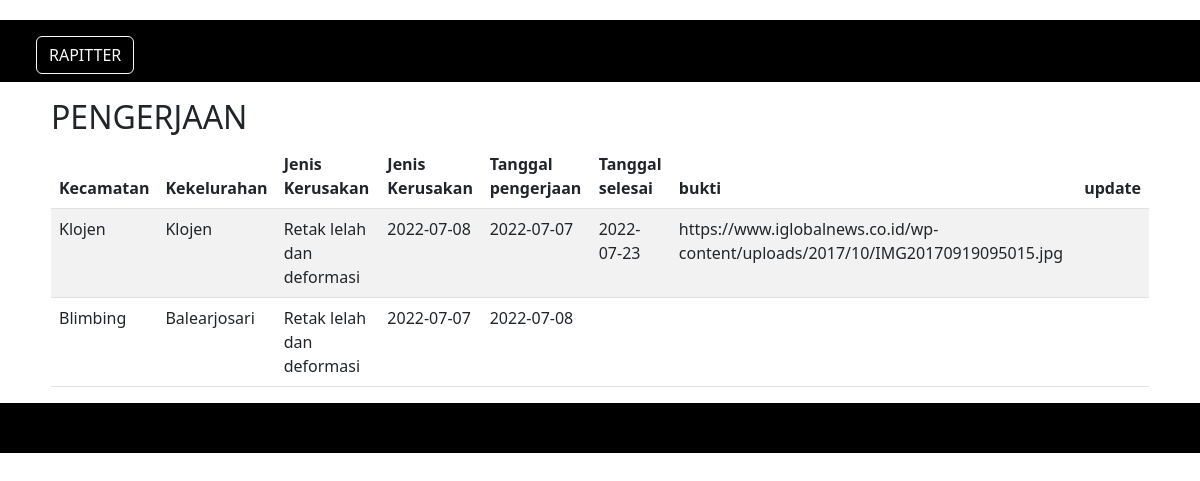
Screenshot of /teknisipage/teknisi.php (signed in) with the database file from the repository.
### tables this page shows
CREATE TABLE `penanganan_laporan` (
  `id_penanganan` int(11) NOT NULL,
  `id_teknisi` int(11) NOT NULL,
  `tanggal_pengerjaan` date NOT NULL,
  `tanggal_selesai` date DEFAULT NULL,
  `bukti_selesai` varchar(100) DEFAULT NULL
);

CREATE TABLE `lokasi` (
  `id_lokasi` int(11) NOT NULL,
  `nama_kecamatan` varchar(30) NOT NULL,
  `nama_kelurahan` varchar(30) NOT NULL,
  `alamat_detail` varchar(50) NOT NULL
);

CREATE TABLE `jenis_kerusakan` (
  `id_kerusakan` int(11) NOT NULL,
  `nama_kerusakan` varchar(30) NOT NULL,
  `penanganan` varchar(100) NOT NULL
);

CREATE TABLE `laporan_transaksi` (
  `id_laporan` int(11) NOT NULL,
  `id_user` int(11) NOT NULL,
  `id_lokasi` int(11) NOT NULL,
  `id_kerusakan` int(11) NOT NULL,
  `tanggal_laporan` date NOT NULL,
  `bukti_laporan` varchar(200) NOT NULL,
  `id_petugas` int(11) DEFAULT NULL
);

### teknisipage/teknisi.php (the view, shortened to what this page needs)
<?php
if (!isset($_SESSION['id'])) {
  header("Location: ../index.php");
} else {
  $id = $_SESSION['id'];
}
?>
<!DOCTYPE html>
<html lang="en">
<head>
  <link rel="stylesheet" href="../style.css">
  <link href="https://cdn.jsdelivr.net/npm/bootstrap@5.2.0-beta1/dist/css/bootstrap.min.css" rel="stylesheet">
  <link href="https://cdn.jsdelivr.net/npm/bootstrap@5.2.0-beta1/dist/css/bootstrap.min.css" rel="stylesheet">
</head>
<body>
  <?php
  include_once("../koneksi.php");
  if ($_SESSION['level'] == 'teknisi') {
    $laporanpetugas = mysqli_query($mysqli, "SELECT * FROM penanganan_laporan
                                          inner join laporan_transaksi on(laporan_transaksi.id_laporan = penanganan_laporan.id_penanganan)
                                          inner join lokasi on(laporan_transaksi.id_lokasi = lokasi.id_lokasi)
                                          inner join jenis_kerusakan on(jenis_kerusakan.id_kerusakan = laporan_transaksi.id_kerusakan)
                                          where id_teknisi='$id'");
  }
  else{
    $laporanpetugas = mysqli_query($mysqli, "SELECT * FROM penanganan_laporan
                                          inner join laporan_transaksi on(laporan_transaksi.id_laporan = penanganan_laporan.id_penanganan)
                                          inner join lokasi on(laporan_transaksi.id_lokasi = lokasi.id_lokasi)
                                          inner join jenis_kerusakan on(jenis_kerusakan.id_kerusakan = laporan_transaksi.id_kerusakan)");
  }
  ?>
  <header>
    <h2><a href="../index.php" class="btn btn-outline-light  mt-3 text-light">RAPITTER</a></h2>
  </header>
  <body>
    <div class="row d-flex justify-content-center mt-3">
      <div class="col-lg-11">
        <h2>PENGERJAAN</h2>
        <table width='100%' class="table table-striped table-hover tabel-validasi">
          <thead class="thead-dark">
            <tr>
              <th scope="col">Kecamatan</th>
              <th scope="col">Kekelurahan</th>
              <th scope="col">Jenis Kerusakan</th>
              <th scope="col">Jenis Kerusakan</th>
              <th scope="col">Tanggal pengerjaan</th>
              <th scope="col">Tanggal selesai</th>
              <th scope="col">bukti</th>
              <th scope="col">update</th>
            </tr>
          </thead>
          <?php
          while ($datapetugas = mysqli_fetch_array($laporanpetugas)) {
            echo "<tr >";
            echo "<td>" . $datapetugas['nama_kecamatan'] . "</td>";
            echo "<td>" . $datapetugas['nama_kelurahan'] . "</td>";
            echo "<td>" . $datapetugas['nama_kerusakan'] . "</td>";
            echo "<td>" . $datapetugas['tanggal_laporan'] . "</td>";
            echo "<td>" . $datapetugas['tanggal_pengerjaan'] . "</td>";
            echo "<td>" . $datapetugas['tanggal_selesai'] . "</td>";
            echo "<td>" . $datapetugas['bukti_selesai'] . "</td>";
            echo "<td>";
            echo "</td>";
            echo "</tr>";
          }
          ?>
        </table>
      </div>
    </div>
  </body>
  <footer>
  </footer>
</body>
</html>

### style.css (style rules this page uses)
body { margin: 0%; }
header { position: relative; color:#fff; background: #000000; padding: 0px 3%; margin-top: 20px; display: flex; justify-content: space-between; }
footer { width: 100%; height: 50px; padding-left: 10px; line-height: 50px; background: rgb(0, 0, 0); color: #fff; margin-top: 0px; position: relative; bottom: 0px; }

### rows the page displays
penanganan_laporan: lokasi.nama_kecamatan "Klojen", lokasi.nama_kelurahan "Klojen", jenis_kerusakan.nama_kerusakan "Retak lelah dan deformasi", id_penanganan.tanggal_laporan "2022-07-08", tanggal_pengerjaan "2022-07-07", tanggal_selesai "2022-07-23", bukti_selesai "https://www.iglobalnews.co.id/wp-content/uploads/2017/10/IMG20170919095015.jpg"
penanganan_laporan: lokasi.nama_kecamatan "Blimbing", lokasi.nama_kelurahan "Balearjosari", jenis_kerusakan.nama_kerusakan "Retak lelah dan deformasi", id_penanganan.tanggal_laporan "2022-07-07", tanggal_pengerjaan "2022-07-08"
